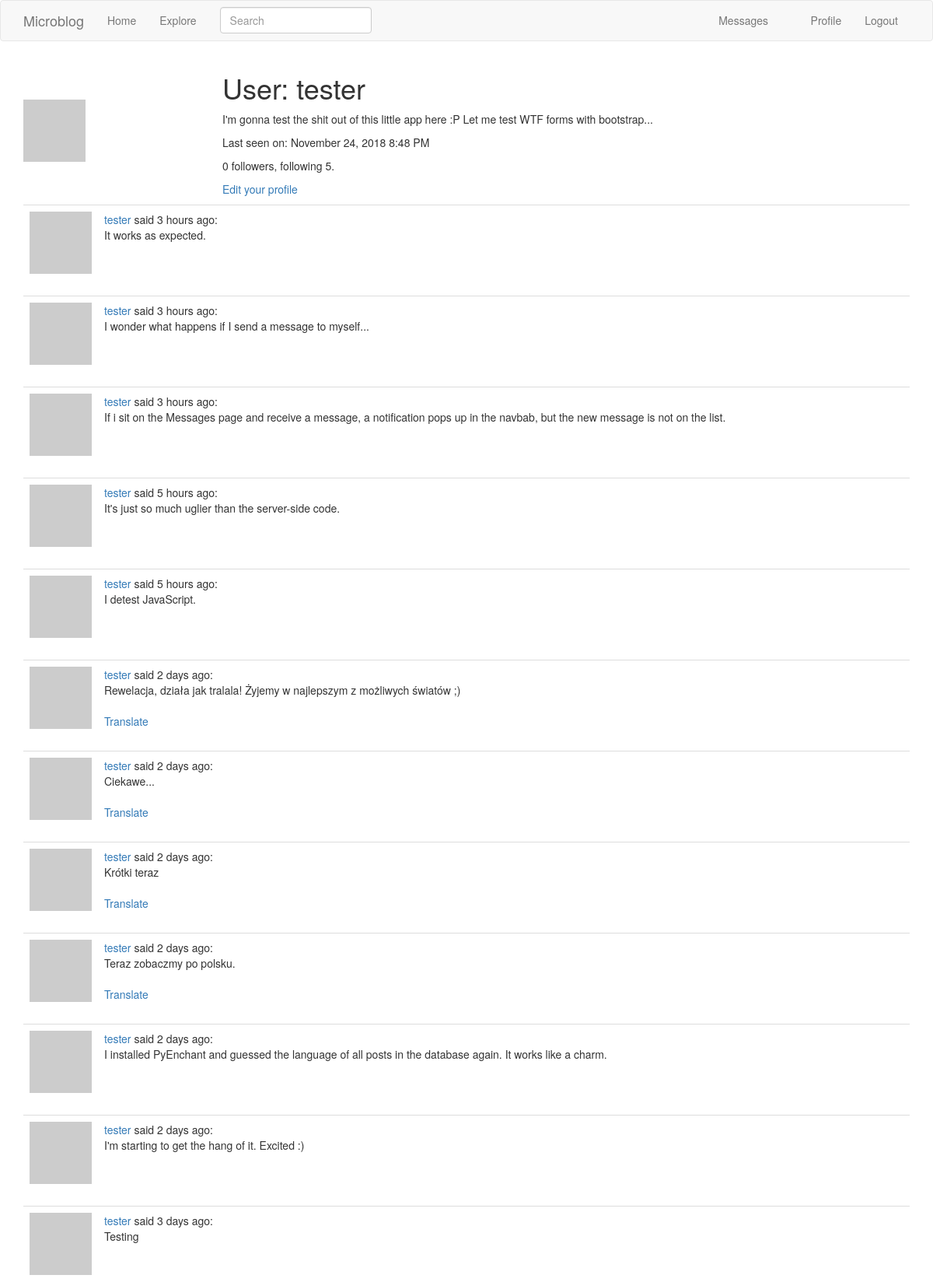
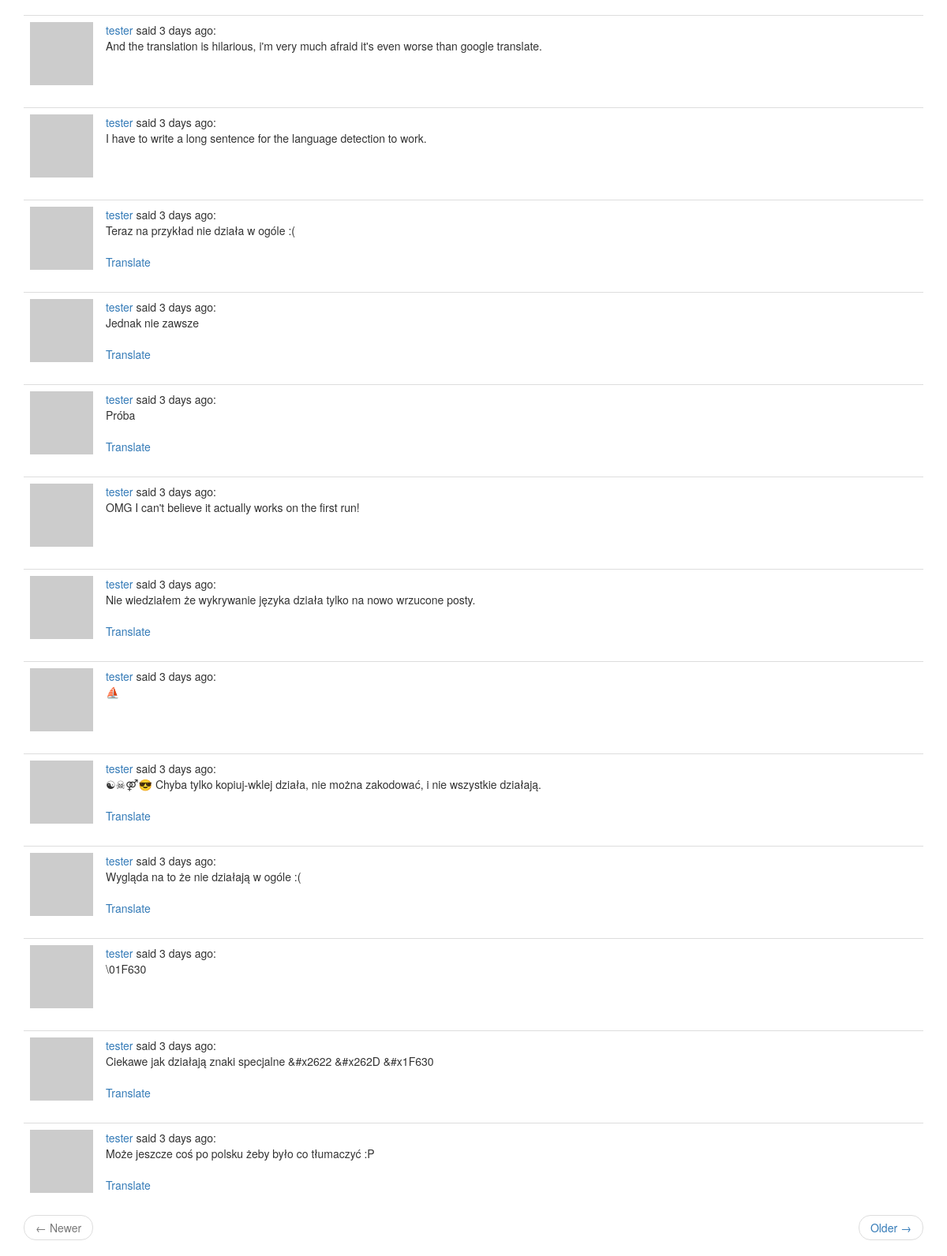
Page /user/tester (signed in) on the committed database (2 pictures, top to bottom).
### app/models.py (models this page shows, shortened)
class User(UserMixin, db.Model):
    id = db.Column(db.Integer, primary_key=True)
    username = db.Column(db.String(64), index=True, unique=True)
    email = db.Column(db.String(120), index=True, unique=True)
    password_hash = db.Column(db.String(128))
    about_me = db.Column(db.String(140))
    last_seen = db.Column(db.DateTime, default=datetime.utcnow)
    last_message_read_time = db.Column(db.DateTime)
    posts = db.relationship('Post', backref='author', lazy='dynamic')
    followed = db.relationship(
        'User', secondary=followers,
        primaryjoin=(followers.c.follower_id == id),
        secondaryjoin=(followers.c.followed_id == id),
        backref=db.backref('followers', lazy='dynamic'), lazy='dynamic')
    messages_sent = db.relationship(
        'Message',
        foreign_keys='Message.sender_id',
        backref='author', lazy='dynamic')
    messages_received = db.relationship(
        'Message',
        foreign_keys='Message.recipient_id',
        backref='recipient', lazy='dynamic')
    notifications = db.relationship('Notification', backref='user',
                                    lazy='dynamic')
    def avatar(self, size):
        digest = md5(self.email.lower().encode('utf-8')).hexdigest()
        return 'https://www.gravatar.com/avatar/{}?d=retro&s={}'.format(
            digest, size)
    def new_messages(self):
        last_read_time = self.last_message_read_time or datetime(1900, 1, 1)
        return Message.query.filter_by(recipient=self).filter(
            Message.timestamp > last_read_time).count()

class Post(db.Model):
    __searchable__ = ['body']
    id = db.Column(db.Integer, primary_key=True)
    body = db.Column(db.String(140))
    timestamp = db.Column(db.DateTime, index=True, default=datetime.utcnow)
    user_id = db.Column(db.Integer, db.ForeignKey('user.id'))
    language = db.Column(db.String(5))

### app/main/routes.py (the view)
@bp.route('/user/<username>')
@login_required
def user(username):
    user = User.query.filter_by(username=username).first_or_404()
    page = request.args.get('page', 1, type=int)
    posts = user.posts.order_by(Post.timestamp.desc()).paginate(
        page, current_app.config['POSTS_PER_PAGE'], False)
    next_url = url_for('main.user', username=user.username, page=posts.next_num) \
        if posts.has_next else None
    prev_url = url_for('main.user', username=user.username, page=posts.prev_num) \
        if posts.has_prev else None
    return render_template('user.html', user=user, posts=posts.items,
                           prev_url=prev_url, next_url=next_url)

### app/main/forms.py
class SearchForm(FlaskForm):
    q = StringField(_l('Search'), validators=[DataRequired()])
    def __init__(self, *args, **kwargs):
        if 'formdata' not in kwargs:
            kwargs['formdata'] = request.args
        if 'csrf_enabled' not in kwargs:
            kwargs['csrf_enabled'] = False
        super().__init__(*args, **kwargs)

### app/main/routes.py (called while the page is built)
@bp.before_app_request
def before_request():
    if current_user.is_authenticated:
        current_user.last_seen = datetime.utcnow()
        db.session.commit()
        g.search_form = SearchForm()
    g.locale = str(get_locale())

### app/models.py (called while the page is built)
@login.user_loader
def load_user(id):
    return User.query.get(int(id))

### app/templates/user.html (shortened to what this page needs)
{% extends "base.html" %}
{% block app_content %}
  <table class="tabe">
    <tr>
      <td width="256px" style="border: 0px;">
        <img src="{{ user.avatar(256) }}">
      </td>
      <td style="border: 0px;">
        <h1>{{ _('User:') }} {{ user.username }}</h1>
        {% if user.about_me %}
          <p>{{ user.about_me }}</p>
        {% endif %}
        {% if user.last_seen %}
          <p>{{ _('Last seen on:') }} {{ moment(user.last_seen).format('LLL') }}</p>
        {% endif %}
        <p>{{ user.followers.count() }} {{ _('followers, following') }} {{ user.followed.count() }}.</p>
        {% if user == current_user %}
          <p><a href="{{ url_for('main.edit_profile') }}">{{ _('Edit your profile') }}</a></p>
        {% elif not current_user.is_following(user) %}
          <p><a href="{{ url_for('main.follow', username=user.username) }}">{{ _('Follow') }}</a></p>
        {% else %}
          <p><a href="{{ url_for('main.unfollow', username=user.username) }}">{{ _('Unfollow') }}</a></p>
        {% endif %}
      </td>
    </tr>
  </table>
  {% for post in posts %}
    {% include '_post.html' %}
  {% endfor %}
  {% include '_page_nav.html' %}
{% endblock %}

### app/templates/_post.html
<table class="table table-hover">
  <tr>
    <td width="40px"><img src="{{ post.author.avatar(40) }}"></td>
    <td>
      <span class="user_popup">
        <a href="{{ url_for('main.user', username=post.author.username) }}">
          {{ post.author.username }}
        </a>
      </span>
      {{ _('said') }} {{ moment(post.timestamp).fromNow() }}:
      <br>
      <span id="post{{ post.id }}">{{ post.body }}</span>
      {% if post.language and post.language != g.locale %}
        <br><br>
        <span id="translation{{ post.id }}">
          <a href="javascript:translate(
                                '#post{{ post.id }}',
                                '#translation{{ post.id }}',
                                '{{ post.language }}',
                                '{{ g.locale }}');">{{ _('Translate') }}</a>
        </span>
      {% endif %}
    </td>
  </tr>
</table>

### rows in the picture
User: username "tester", about_me "I'm gonna test the shit out of this little app here :P Let me test WTF forms with bootstrap...", last_seen "November 24, 2018 8:48 PM"
Post: author.username "tester", timestamp "3 hours ago", body "It works as expected."
Post: author.username "tester", timestamp "3 hours ago", body "I wonder what happens if I send a message to myself..."
Post: author.username "tester", timestamp "3 hours ago", body "If i sit on the Messages page and receive a message, a notification pops up in the navbab, but the new message is not on the list."
Post: author.username "tester", timestamp "5 hours ago", body "It's just so much uglier than the server-side code."
Post: author.username "tester", timestamp "5 hours ago", body "I detest JavaScript."
Post: author.username "tester", timestamp "2 days ago", body "Rewelacja, działa jak tralala! Żyjemy w najlepszym z możliwych światów ;)"
Post: author.username "tester", timestamp "2 days ago", body "Ciekawe..."
Post: author.username "tester", timestamp "2 days ago", body "Krótki teraz"
Post: author.username "tester", timestamp "2 days ago", body "Teraz zobaczmy po polsku."
Post: author.username "tester", timestamp "2 days ago", body "I installed PyEnchant and guessed the language of all posts in the database again. It works like a charm."
Post: author.username "tester", timestamp "2 days ago", body "I'm starting to get the hang of it. Excited :)"
Post: author.username "tester", timestamp "3 days ago", body "Testing"
Post: author.username "tester", timestamp "3 days ago", body "And the translation is hilarious, i'm very much afraid it's even worse than google translate."
Post: author.username "tester", timestamp "3 days ago", body "I have to write a long sentence for the language detection to work."
Post: author.username "tester", timestamp "3 days ago", body "Teraz na przykład nie działa w ogóle :("
Post: author.username "tester", timestamp "3 days ago", body "Jednak nie zawsze"
Post: author.username "tester", timestamp "3 days ago", body "Próba"
Post: author.username "tester", timestamp "3 days ago", body "OMG I can't believe it actually works on the first run!"
Post: author.username "tester", timestamp "3 days ago", body "Nie wiedziałem że wykrywanie języka działa tylko na nowo wrzucone posty."
Post: author.username "tester", timestamp "3 days ago", body "⛵"
Post: author.username "tester", timestamp "3 days ago", body "☯☠⚤😎 Chyba tylko kopiuj-wklej działa, nie można zakodować, i nie wszystkie działają."
Post: author.username "tester", timestamp "3 days ago", body "Wygląda na to że nie działają w ogóle :("
Post: author.username "tester", timestamp "3 days ago", body "\\01F630"
Post: author.username "tester", timestamp "3 days ago", body "Ciekawe jak działają znaki specjalne &#x2622 &#x262D &#x1F630"
Post: author.username "tester", timestamp "3 days ago", body "Może jeszcze coś po polsku żeby było co tłumaczyć :P"

### other values in the picture
{{ user.followers.count() }} "0"
{{ user.followed.count() }} "5"
